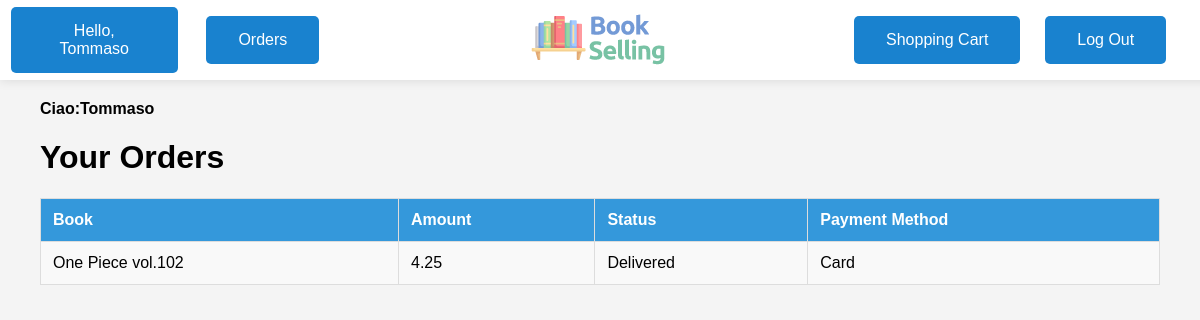
Page /php/user/orders.php (signed in) on the committed database.
### tables this page shows
CREATE TABLE IF NOT EXISTS `orders` (
  `id` smallint NOT NULL AUTO_INCREMENT,
  `id_user` smallint NOT NULL,
  `id_book` smallint NOT NULL,
  `amount` float NOT NULL,
  `status` varchar(50) NOT NULL,
  `payment_method` varchar(50) NOT NULL,
  PRIMARY KEY (`id`),
  KEY `orders_book_id_fk` (`id_book`),
  KEY `orders_user_id_fk` (`id_user`)
);

CREATE TABLE IF NOT EXISTS `book` (
  `id` smallint NOT NULL AUTO_INCREMENT,
  `title` varchar(64) NOT NULL,
  `author` varchar(64) DEFAULT NULL,
  `publisher` varchar(64) DEFAULT NULL,
  `price` float NOT NULL,
  `category` varchar(64) DEFAULT NULL,
  `stocks_number` int NOT NULL,
  PRIMARY KEY (`id`)
);

### php/util/sessionManager.php (called while the page is built, shortened)
<?php
	function isLogged(): int{
		if(isset($_SESSION['userId']) && isset($_SESSION['username'])){
			return 1;
		}
		else{
			return 0;
		}
	}

### php/util/dbConfig.php (called while the page is built)
<?php
	$host = "mysql-server";
    $port = '3306';
	$user = "SNH";
	$password = "password";
	$dbName = "secure_book_selling_db";

### php/util/dbManager.php (called while the page is built, shortened)
<?php
require_once __DIR__ . "/dbConfig.php";
$SecureBookSellingDB = new DbManager($host, $user, $password, $dbName, $port);
class DbManager{
    private $mysqli_connection = null;
    private $host;
    private $user;
    private $password;
    private $dbName;
    private $port;
    function __construct($host, $user, $password, $dbName, $port){
        $this->host = $host;
        $this->user = $user;
        $this->password = $password;
        $this->dbName = $dbName;
        $this->port = $port;
    }
    function openConnection(): void{
        if (!$this->isOpened()) {
            $this->mysqli_connection = new mysqli($this->host,
                $this->user,
                $this->password,
                $this->dbName, $this->port);
            $this->mysqli_connection->select_db($this->dbName) or
            throw new Exception('Can\'t use the database: ' . $this->mysqli_connection->error);
        }
    }
    function isOpened(): bool{
        return ($this->mysqli_connection != null);
    }
    function performQuery(string $querytext, array $parameters = [], string $types = ""){
        $statement = $this->mysqli_connection->prepare($querytext);
        if (!empty($parameters) && !$statement->bind_param($types, ...$parameters)) {
            throw new Exception('Bind failed (' . $statement->connect_errno . ') ' .
                                                            $statement->connect_error);
        }
        if (!$statement->execute()) {
            throw new Exception('Execute failed (' . $statement->connect_errno . ') ' .
                                                                $statement->connect_error);
        }
        $result = $statement->get_result();
        return $result;
    }
    function closeConnection(): void{
        $this->mysqli_connection = null;
    }
}

### php/util/dbInteraction.php (called while the page is built, shortened)
<?php
    require_once __DIR__ . "/dbManager.php";
    require_once __DIR__ . "./../../config.php";
    function getUserOrders($userId){
        global $SecureBookSellingDB;
        global $logger;
        try{
            $query = "SELECT o.id, b.title, o.amount, o.status, o.payment_method
            FROM orders o INNER JOIN book b ON o.id_book = b.id
            WHERE id_user = ?;";
            $result = $SecureBookSellingDB->performQuery($query, [$userId], "s");
            $SecureBookSellingDB->closeConnection();
			return $result;
        }
        catch(Exception $e){
            $logger->writeLog(  "ERROR",
                                "Error performing the query to retrieve all the orders of a user",
                                $_SERVER['SCRIPT_NAME'],
                                "MySQL - Code: ".$e->getCode(),
                                $e->getMessage());
            $SecureBookSellingDB->closeConnection();
            return false;
        }
    }

### php/user/orders.php (the view, shortened to what this page needs)
<?php
require_once __DIR__ . "./../../config.php";
require_once __DIR__ . "./../util/dbInteraction.php";
if (isLogged()) {
    $logged = true;
    $performedOrders = getUserOrders($_SESSION['userId']);
} else {
    $logged = false;
}
?>
<!DOCTYPE html>
<html lang="en">
<head>
    <link rel="stylesheet" type="text/css" href="./../../css/orders.css">
</head>
<body>
<?php
include "./../layout/header.php";
if ($logged) {
    echo "<b>Ciao:" . $_SESSION['name'] . "</b><br>";
    echo '<h1>Your Orders</h1>';
    if ($performedOrders) {
        echo '<table>';
        echo '<tr>';
        echo '<th>Book</th>';
        echo '<th>Amount</th>';
        echo '<th>Status</th>';
        echo '<th>Payment Method</th>';
        echo '</tr>';
        while ($order = $performedOrders->fetch_assoc()) {
            echo '<tr>';
            echo '<td>' . $order['title'] . '</td>';
            echo '<td>' . $order['amount'] . '</td>';
            echo '<td>' . $order['status'] . '</td>';
            echo '<td>' . $order['payment_method'] . '</td>';
            echo '</tr>';
        }
        echo '</table>';
    } else {
        echo '<p>No orders found.</p>';
    }
} else {
    echo "<div class='error-message'>No user logged</div>";
}
?>
</body>
</html>

### css/orders.css (style rules this page uses)
body { font-family: 'Arial', sans-serif; background-color: #f4f4f4; margin: 20px; padding: 20px; }
table { width: 100%; border-collapse: collapse; margin-top: 20px; }
table, th, td { border: 1px solid #ddd; }
th, td { padding: 12px; text-align: left; }
th { background-color: #3498db; color: #fff; }
tr:nth-child(even) { background-color: #f9f9f9; }

### css/header.css (style rules this page uses)
body { padding-top: 80px; }

### rows in the picture
orders: id_book.title "One Piece vol.102", amount "4.25", status "Delivered", payment_method "Card"

### other values in the picture
$_SESSION['name'] "Tommaso"
